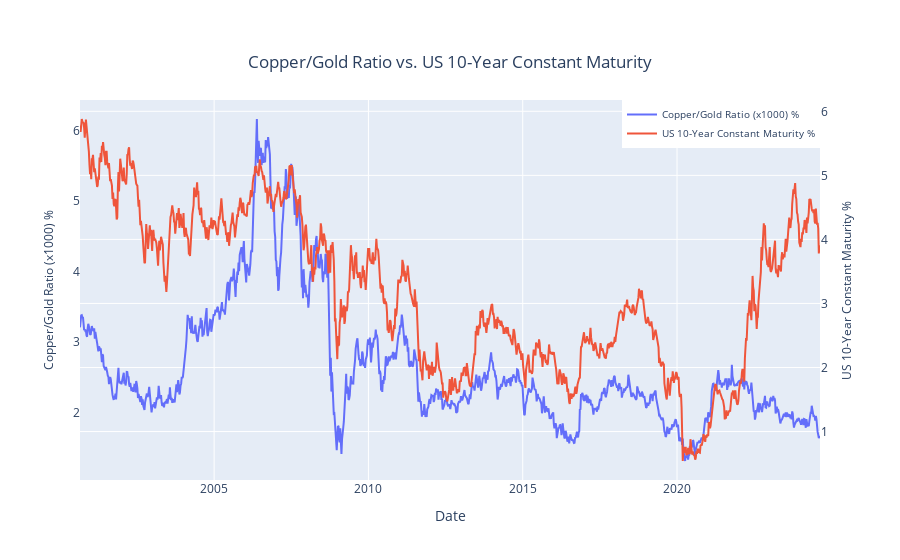

The notebook cell saved with this chart:
### Markdown cell above
Now let's draw it!

### Code cell
fig = go.Figure()

# Add the first scatter trace with its own y-axis
fig.add_scatter(
    x=data.index,
    y=data["Copper/Gold Ratio"],
    name="Copper/Gold Ratio (x1000) %",
    yaxis="y1",
)

# Add the second scatter trace with its own y-axis
fig.add_scatter(
    x=data.index,
    y=data["US 10-Year Constant Maturity"],
    name="US 10-Year Constant Maturity %",
    yaxis="y2",
)

# Update the layout to include the y-axes and their titles
fig.update_layout(
    yaxis=dict(
        title="Copper/Gold Ratio (x1000) %",
        side="left",
        position=0,
        titlefont=dict(size=12),
        showgrid=False,
    ),
    yaxis2=dict(
        title="US 10-Year Constant Maturity %",
        side="right",
        overlaying="y",
        position=1,
        titlefont=dict(size=12),
    ),
    xaxis=dict(title="Date"),
    title="Copper/Gold Ratio vs. US 10-Year Constant Maturity",
    title_y=0.90,
    title_x=0.5,
)

# Set the legend position
fig.update_layout(
    legend=dict(yanchor="top", y=1, xanchor="right", x=1.0, font=dict(size=10))
)

# Show the plot
fig.show()

### Figure 1 — Plotly figure (JSON) as saved in the notebook; plotly's stock layout.template omitted (floating-point values rounded to 4 significant figures; data arrays with more than 128 entries replaced by an {"elided": "..."} marker saying what was removed)
{"data": [{"name": "Copper/Gold Ratio (x1000) %", "type": "scatter", "x": {"elided": "1252 str values"}, "y": {"elided": "1252 float values"}, "yaxis": "y"}, {"name": "US 10-Year Constant Maturity %", "type": "scatter", "x": {"elided": "1252 str values"}, "y": {"elided": "1252 float values"}, "yaxis": "y2"}], "layout": {"legend": {"font": {"size": 10}, "x": 1, "xanchor": "right", "y": 1, "yanchor": "top"}, "title": {"text": "Copper/Gold Ratio vs. US 10-Year Constant Maturity", "x": 0.5, "y": 0.9}, "xaxis": {"title": {"text": "Date"}}, "yaxis": {"position": 0, "showgrid": false, "side": "left", "title": {"font": {"size": 12}, "text": "Copper/Gold Ratio (x1000) %"}}, "yaxis2": {"overlaying": "y", "position": 1, "side": "right", "title": {"font": {"size": 12}, "text": "US 10-Year Constant Maturity %"}}}}
